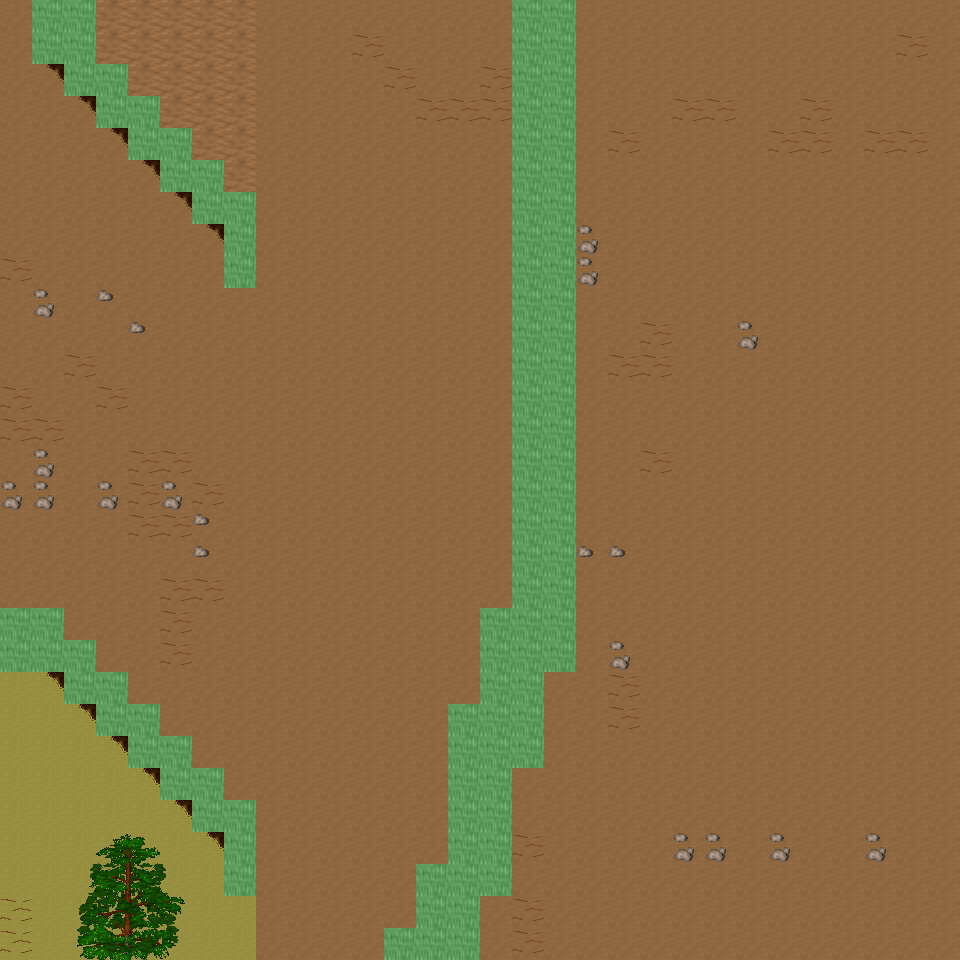

This is a level from a 2D game, rendered from its Tiled map with the project's own tilesets. A one-line summary and the map file follow, with tile-layer data summarised:
An orthogonal 30x30 tile map with 32x32 px tiles, 6 tile layers (Ground, Object, Object2, Above, ...), 17 tilesets and 7 objects (7x mapExit).

<map version="1.0" orientation="orthogonal" renderorder="right-down" width="30" height="30" tilewidth="32" tileheight="32" nextobjectid="8">
  <tileset firstgid="1" name="tileset_ground_ground" tilewidth="32" tileheight="32" tilecount="33" columns="3">
    <image source="../drawable/tileset_ground_ground.png" width="96" height="352" />
  </tileset>
  <tileset firstgid="34" name="tileset_ground_rock_pebbles" tilewidth="32" tileheight="32" tilecount="3" columns="1">
    <image source="../drawable/tileset_ground_rock_pebbles.png" width="32" height="96" />
  </tileset>
  <tileset firstgid="37" name="tileset_ground_grass_edges" tilewidth="32" tileheight="32" tilecount="36" columns="12">
    <image source="../drawable/tileset_ground_grass_edges.png" width="384" height="96" />
  </tileset>
  <tileset firstgid="73" name="tileset_plant_flower_daisy_white" tilewidth="32" tileheight="32" tilecount="8" columns="2">
    <image source="../drawable/tileset_plant_flower_daisy_white.png" width="64" height="128" />
  </tileset>
  <tileset firstgid="81" name="tileset_ground_ridge_earth_dark" tilewidth="32" tileheight="32" tilecount="96" columns="12">
    <image source="../drawable/tileset_ground_ridge_earth_dark.png" width="384" height="256" />
  </tileset>
  <tileset firstgid="177" name="tileset_plant_grasses" tilewidth="32" tileheight="32" tilecount="6" columns="3">
    <image source="../drawable/tileset_plant_grasses.png" width="96" height="64" />
  </tileset>
  <tileset firstgid="183" name="tileset_ground_earth_edges" tilewidth="32" tileheight="32" tilecount="18" columns="6">
    <image source="../drawable/tileset_ground_earth_edges.png" width="192" height="96" />
  </tileset>
  <tileset firstgid="201" name="tileset_ground_pothole" tilewidth="32" tileheight="32" tilecount="4" columns="4">
    <image source="../drawable/tileset_ground_pothole.png" width="128" height="32" />
  </tileset>
  <tileset firstgid="205" name="tileset_item_statue_green_stone_3" tilewidth="32" tileheight="32" tilecount="3" columns="1">
    <image source="../drawable/tileset_item_statue_green_stone_3.png" width="32" height="96" />
  </tileset>
  <tileset firstgid="208" name="tileset_ground_rock_rocks_2" tilewidth="32" tileheight="32" tilecount="4" columns="2">
    <image source="../drawable/tileset_ground_rock_rocks_2.png" width="64" height="64" />
  </tileset>
  <tileset firstgid="212" name="tileset_logic_creature_animal" tilewidth="32" tileheight="32" tilecount="32" columns="8">
    <image source="../drawable/tileset_logic_creature_animal.png" width="256" height="128" />
  </tileset>
  <tileset firstgid="244" name="tileset_logic_collision" tilewidth="32" tileheight="32" tilecount="1" columns="1">
    <image source="../drawable/tileset_logic_collision.png" width="32" height="32" />
  </tileset>
  <tileset firstgid="245" name="tileset_plant_tree_taller_trees" tilewidth="32" tileheight="32" tilecount="32" columns="8">
    <image source="../drawable/tileset_plant_tree_taller_trees.png" width="256" height="128" />
  </tileset>
  <tileset firstgid="277" name="tileset_plant_tree_spruce" tilewidth="32" tileheight="32" tilecount="6" columns="2">
    <image source="../drawable/tileset_plant_tree_spruce.png" width="64" height="96" />
  </tileset>
  <tileset firstgid="283" name="tileset_plant_bush_bush_mult_colored" tilewidth="32" tileheight="32" tilecount="6" columns="3">
    <image source="../drawable/tileset_plant_bush_bush_mult_colored.png" width="96" height="64" />
  </tileset>
  <tileset firstgid="289" name="tileset_plant_tree_pine_tree" tilewidth="32" tileheight="32" tilecount="20" columns="4">
    <image source="../drawable/tileset_plant_tree_pine_tree.png" width="128" height="160" />
  </tileset>
  <tileset firstgid="309" name="tileset_plant_tree_pine_tree_1" tilewidth="32" tileheight="32" tilecount="20" columns="4">
    <image source="../drawable/tileset_plant_tree_pine_tree_1.png" width="128" height="160" />
  </tileset>
  <layer name="Ground" width="30" height="30">
    <data>[900 cells, 900 non-empty, 3 distinct tile ids]</data>
  </layer>
  <layer name="Object" width="30" height="30">
    <data>[900 cells, 173 non-empty, 18 distinct tile ids]</data>
  </layer>
  <layer name="Object2" width="30" height="30">
    <data>[900 cells, 1 non-empty, 1 distinct tile ids]</data>
  </layer>
  <layer name="Above" width="30" height="30">
    <data>[900 cells, 14 non-empty, 14 distinct tile ids]</data>
  </layer>
  <layer name="Above2" width="30" height="30">
    <data>[900 cells, 0 non-empty, 0 distinct tile ids]</data>
  </layer>
  <layer name="Walkable" width="30" height="30">
    <data>[900 cells, 99 non-empty, 1 distinct tile ids]</data>
  </layer>
  <objectgroup name="MapEvents">
    <object id="1" name="north" type="mapExit" x="0" y="0" width="32" height="32">
      <properties>
        <property name="map" value="level_0_x72_y61" />
        <property name="x" value="0" />
        <property name="y" value="28" />
      </properties>
    </object>
    <object id="2" name="north2" type="mapExit" x="96" y="0" width="416" height="32">
      <properties>
        <property name="map" value="level_0_x72_y61" />
        <property name="x" value="3" />
        <property name="y" value="28" />
      </properties>
    </object>
    <object id="3" name="north3" type="mapExit" x="576" y="0" width="384" height="32">
      <properties>
        <property name="map" value="level_0_x72_y61" />
        <property name="x" value="18" />
        <property name="y" value="28" />
      </properties>
    </object>
    <object id="4" name="south" type="mapExit" x="0" y="928" width="384" height="32">
      <properties>
        <property name="map" value="level_0_x72_y63" />
        <property name="x" value="0" />
        <property name="y" value="1" />
      </properties>
    </object>
    <object id="5" name="south2" type="mapExit" x="480" y="928" width="480" height="32">
      <properties>
        <property name="map" value="level_0_x72_y63" />
        <property name="x" value="15" />
        <property name="y" value="1" />
      </properties>
    </object>
    <object id="6" name="west" type="mapExit" x="0" y="0" width="32" height="608">
      <properties>
        <property name="map" value="level_0_x71_y62" />
        <property name="x" value="28" />
        <property name="y" value="0" />
      </properties>
    </object>
    <object id="7" name="west2" type="mapExit" x="0" y="672" width="32" height="288">
      <properties>
        <property name="map" value="level_0_x71_y62" />
        <property name="x" value="28" />
        <property name="y" value="21" />
      </properties>
    </object>
  </objectgroup>
</map>
